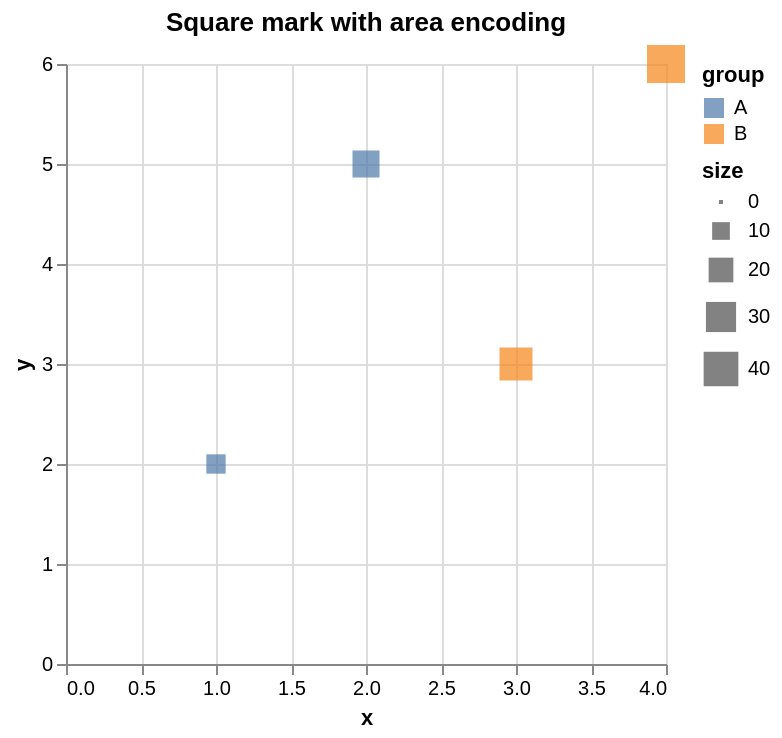

Describe this chart as a Vega-Lite specification.
### Vega-Lite specification from a JSON file in a GitHub repository (floating-point values rounded to 4 significant figures)
{"$schema": "https://vega.github.io/schema/vega-lite/v5.json", "mark": "square", "title": "Square mark with area encoding", "data": {"values": [{"x": 1, "y": 2, "group": "A", "size": 12}, {"x": 2, "y": 5, "group": "A", "size": 24}, {"x": 3, "y": 3, "group": "B", "size": 36}, {"x": 4, "y": 6, "group": "B", "size": 48}]}, "encoding": {"x": {"field": "x", "type": "quantitative"}, "y": {"field": "y", "type": "quantitative"}, "color": {"field": "group", "type": "nominal"}, "size": {"field": "size", "type": "quantitative"}}}
